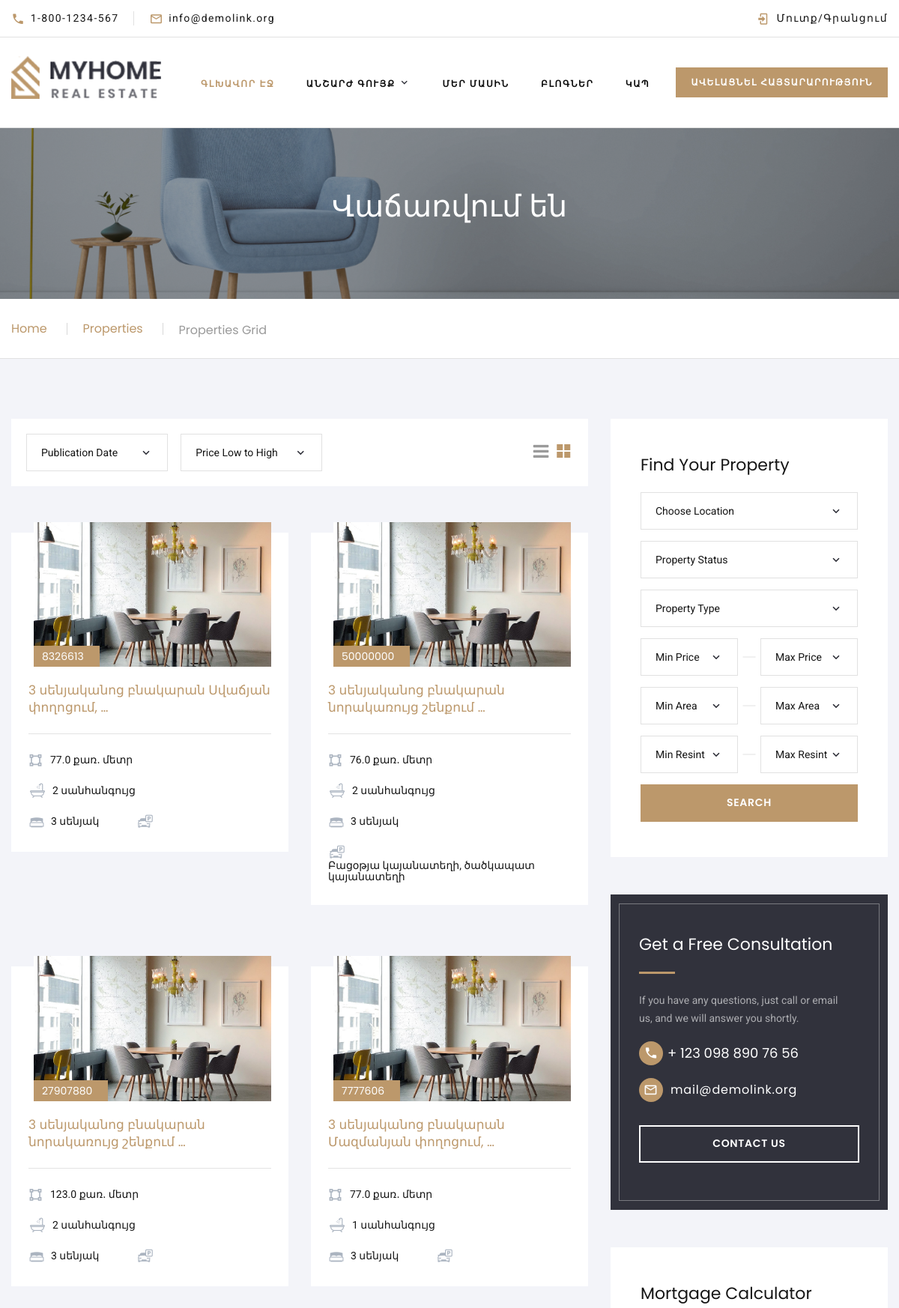
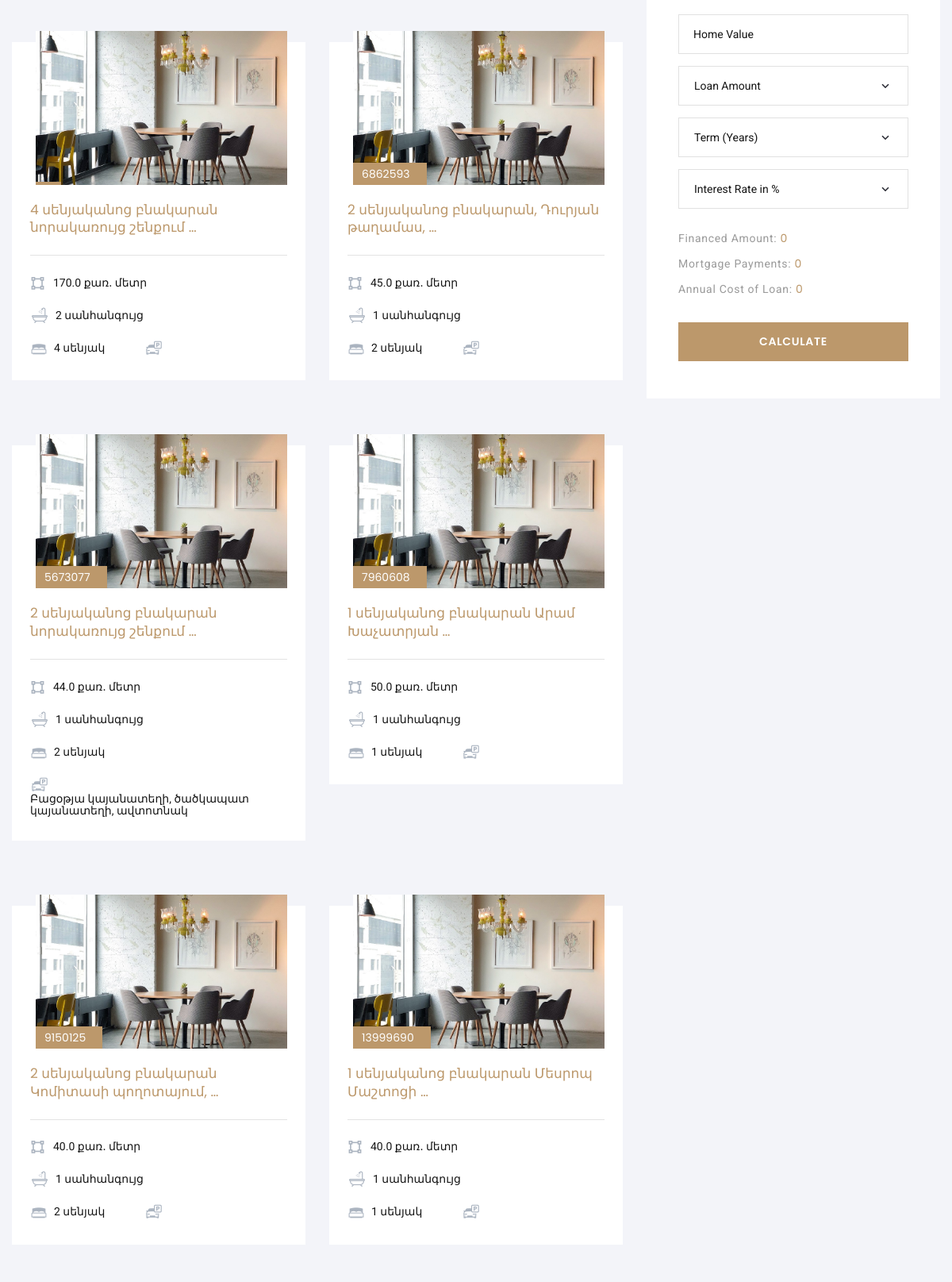
The page /sale-houses/ (upper part) on the database its author committed (2 pictures, top to bottom).
### houses/models.py (models this page shows, shortened)
class Property_sale(models.Model):
    balcony = models.CharField(max_length=20, verbose_name="Պատշգամբ")
    parking = models.CharField(
        max_length=10, verbose_name="Կայանատեղի", blank=True, null=True)
    floor_area = models.CharField(max_length=10, verbose_name="Մակերես")
    lat = models.CharField(max_length=10, blank=True, null=True)
    construction_type = models.CharField(
        max_length=20, verbose_name="Շինության տիպ", blank=True, null=True)
    renovation = models.CharField(
        max_length=50, verbose_name="Վորանորոգում", blank=True, null=True)
    url = models.URLField(max_length=100)
    furniture = models.CharField(
        max_length=10, verbose_name="Կահույք", blank=True, null=True)
    price = models.CharField(max_length=10)
    appliances = models.CharField(max_length=50, blank=True, null=True)
    description = models.CharField(max_length=500, verbose_name="Նկարագիր")
    ceiling_height = models.CharField(max_length=10,
                                             verbose_name="Առաստաղի բարձրություն")
    floor = models.CharField(max_length=10, verbose_name="Հարկ")
    address = models.CharField(max_length=200)
    window_views = models.CharField(
        max_length=100, blank=True, null=True)
    new_construction = models.CharField(
        max_length=5, verbose_name="Նորակառույց", blank=True, null=True)
    rooms = models.CharField(
        max_length=10, verbose_name="Սենյակների քանակ")
    house_has = models.CharField(max_length=100, blank=True, null=True)
    title = models.TextField(max_length=1000)
    long = models.CharField(max_length=10, blank=True, null=True)
    floors_in_building = models.CharField(max_length=10,
                                     verbose_name="Հարկերի քանակ", blank=True, null=True)
    bathrooms = models.CharField(max_length=50,
                                             verbose_name="Սանհանգույցների քանակ")
    elevator = models.CharField(
        max_length=50, verbose_name="Վերելակ", blank=True, null=True)
    image = models.ImageField(blank=True, null=True, upload_to="rent_properties/", verbose_name="Image")

### houses/views.py (the view)
# urls.py: path("sale-houses/", SaleProperties.as_view(), name="sale-houses"),
class SaleProperties(ListView):
    template_name="sale-houses.html"
    model = Property_sale
    context_object_name="properties_sale"

### templates/sale-houses.html (shortened to what this page needs)
{% extends "base.html" %}
{% load static %}
{% block bodycontent %}
<section class="breadcrumbs-custom bg-image context-dark" data-opacity="37"
  style="background-image: url({% static 'images/for_rent/rent_slide2.jpg' %});">
  <div class="container">
    <h2 class="breadcrumbs-custom-title">Վաճառվում են</h2>
  </div>
</section>
<section class="section-xs bg-white">
  <div class="container">
    <ul class="breadcrumbs-custom-path">
      <li><a href="index.html">Home</a></li>
      <li><a href="#">Properties</a></li>
      <li class="active">Properties Grid</li>
    </ul>
  </div>
</section>
<section class="section section-md bg-gray-12">
  <div class="container">
    <div class="row row-50">
      <div class="col-lg-7 col-xl-8">
        <div class="row row-30">
          <div class="col-12">
            <ul class="block-info-1">
              <li>
                <div class="form-wrap-group-1">
                  <div class="form-wrap">
                  </div>
                  <div class="form-wrap">
                  </div>
                </div>
              </li>
              <li>
                <ul class="list-layout">
                  <li><a class="icon icon-2 fa-reorder" href="properties-list.html"></a></li>
                  <li><a class="icon icon-2 mdi mdi-view-grid active" href="#"></a></li>
                </ul>
              </li>
            </ul>
          </div>
          <div class="col-12">
            <div class="row row-50">
              {% for p in properties_sale%}
              <div class="col-md-6 col-lg-12 col-xl-6">
                <article class="product-classic">
                  <div class="product-classic-media">
                    <div class="owl-carousel" data-items="1" data-nav="true" data-stage-padding="0" data-loop="false"
                      data-margin="0" data-mouse-drag="false"><img src="{{p.image.url}}" alt="" width="480"
                        height="287" /> <img src="{{p.image.url}}" alt="" width="480" height="287" /> <img
                    </div>
                    <div class="product-classic-price"><span>{{p.price}}</span></div>
                  </div>
                  <h4 class="product-classic-title"><a href="single-property.html">{{p.title|truncatewords:5}}</a>
                  </h4>
                  <div class="product-classic-divider"></div>
                  <ul class="product-classic-list">
                    <li><span class="icon mdi mdi-vector-square"></span><span>{{p.floor_area}} քառ․ մետր
                      </span>
                    </li>
                    <li><span class="icon hotel-icon-10"></span><span>{{p.bathrooms}} սանհանգույց </span>
                    </li>
                    <li><span class="icon hotel-icon-05"></span><span>{{p.rooms}} սենյակ </span></li>
                    <li><span class="icon hotel-icon-26"></span><span>{{p.parking}}</span></li>
                  </ul>
                </article>
              </div>
              {% endfor %}
            </div>
          </div>
        </div>
      </div>
      <div class="col-lg-5 col-xl-4">
        <div class="row row-50">
          <div class="col-md-6 col-lg-12">
            <div class="block-info">
              <h3>Find Your Property</h3>
              <form class="rd-mailform form-select" data-form-output="form-output-global" data-form-type="contact"
                method="post" action="bat/rd-mailform.php">
                <div class="form-wrap form-wrap-validation">
                </div>
                <div class="form-wrap form-wrap-validation">
                </div>
                <div class="form-wrap form-wrap-validation">
                </div>
                <div class="form-wrap-group">
                  <div class="form-wrap form-wrap-validation">
                  </div>
                  <div class="form-wrap form-wrap-validation">
                  </div>
                </div>
                <div class="form-wrap-group">
                  <div class="form-wrap form-wrap-validation">
                  </div>
                  <div class="form-wrap form-wrap-validation">
                  </div>
                </div>
                <div class="form-wrap-group">
                  <div class="form-wrap form-wrap-validation">
                  </div>
                  <div class="form-wrap form-wrap-validation">
                  </div>
                </div>
                <div class="form-button">
                  <button class="button button-block button-primary" type="submit">Search</button>
                </div>
              </form>
            </div>
          </div>
          <div class="col-md-6 col-lg-12">
            <article class="block-callboard">
              <div class="block-callboard-body">
                <h3 class="block-callboard-title">Get a Free Consultation</h3>
                <div class="block-callboard-divider"></div>
                <div class="block-callboard-text">
                  <p>If you have any questions, just call or email us, and we will answer you shortly.</p>
                </div>
                <ul class="block-callboard-list">
                  <li>
                    <div class="block-callboard-tell"><a href="tel:#">+ 123 098 890 76 56</a></div>
                  </li>
                  <li>
                    <div class="block-callboard-mail"><a href="mailto:#">mail@demolink.org</a></div>
                  </li>
                </ul><a class="button button-block button-secondary" href="contact-us.html">Contact us</a>
              </div>
            </article>
          </div>
          <div class="col-md-6 col-lg-12">
            <div class="block-info bg-default">
              <h3>Mortgage Calculator</h3>
              <form class="rd-mailform form-select" data-form-output="form-output-global" data-form-type="contact"
                method="post" action="bat/rd-mailform.php">
                <div class="form-wrap">
                  <input class="form-input" id="contact-1-name" type="text" name="name" data-constraints="@Required">
                  <label class="form-label" for="contact-1-name">Home Value</label>
                </div>
                <div class="form-wrap form-wrap-validation">
                </div>
                <div class="form-wrap form-wrap-validation">
                </div>
                <div class="form-wrap form-wrap-validation">
                </div>
                <ul class="form-wrap-list">
                  <li>Financed Amount: <span>0</span>
                  </li>
                  <li>Mortgage Payments: <span>0</span>
                  </li>
                  <li>Annual Cost of Loan: <span>0</span>
                  </li>
                </ul>
                <div class="form-button">
                  <button class="button button-block button-primary" type="submit">Calculate</button>
                </div>
              </form>
            </div>
          </div>
        </div>
      </div>
    </div>
  </div>
</section>
{% endblock %}

### rows shown on the page
Property_sale: image (picture), price "8326613", title "3 սենյականոց բնակարան Սվաճյան փողոցում, …", floor_area "77.0", bathrooms "2", rooms "3"
Property_sale: image (picture), price "50000000", title "3 սենյականոց բնակարան նորակառույց շենքում …", floor_area "76.0", bathrooms "2", rooms "3", parking "Բացօթյա կայանատեղի, ծածկապատ կայանատեղի"
Property_sale: image (picture), price "27907880", title "3 սենյականոց բնակարան նորակառույց շենքում …", floor_area "123.0", bathrooms "2", rooms "3"
Property_sale: image (picture), price "7777606", title "3 սենյականոց բնակարան Մազմանյան փողոցում, …", floor_area "77.0", bathrooms "1", rooms "3"
Property_sale: image (picture), title "4 սենյականոց բնակարան նորակառույց շենքում …", floor_area "170.0", bathrooms "2", rooms "4"
Property_sale: image (picture), price "6862593", title "2 սենյականոց բնակարան, Դուրյան թաղամաս, …", floor_area "45.0", bathrooms "1", rooms "2"
Property_sale: image (picture), price "5673077", title "2 սենյականոց բնակարան նորակառույց շենքում …", floor_area "44.0", bathrooms "1", rooms "2", parking "Բացօթյա կայանատեղի, ծածկապատ կայանատեղի, ավտոտնակ"
Property_sale: image (picture), price "7960608", title "1 սենյականոց բնակարան Արամ Խաչատրյան …", floor_area "50.0", bathrooms "1", rooms "1"
Property_sale: image (picture), price "9150125", title "2 սենյականոց բնակարան Կոմիտասի պողոտայում, …", floor_area "40.0", bathrooms "1", rooms "2"
Property_sale: image (picture), price "13999690", title "1 սենյականոց բնակարան Մեսրոպ Մաշտոցի …", floor_area "40.0", bathrooms "1", rooms "1"
